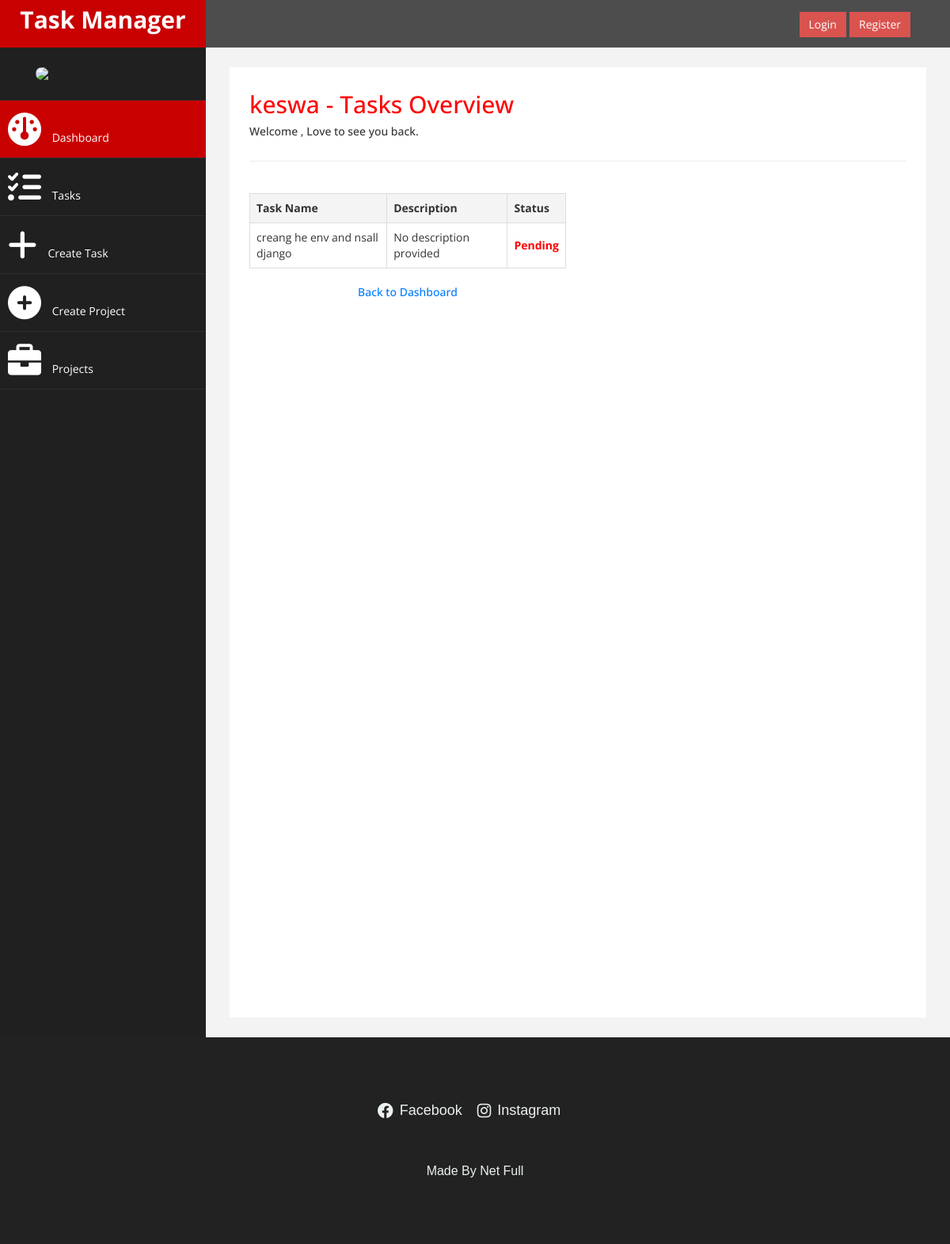
The page /project/2/tasks/ on the database its author committed.
### welcome/models.py (models this page shows, shortened)
class Project(models.Model):
    name = models.CharField(max_length=255)
    created_by = models.ForeignKey(
        CustomUser, on_delete=models.CASCADE, related_name='projects'
    )
    start_date = models.DateField()
    end_date = models.DateField()
    members = models.ManyToManyField(CustomUser, related_name='project_members')

class ProUserTask(models.Model):
    user = models.ForeignKey(CustomUser, on_delete=models.CASCADE)  # Task creator
    task_name = models.CharField(max_length=255)
    project = models.ForeignKey(
        'Project', on_delete=models.CASCADE, null=True, blank=True, related_name='tasks'
    )  # Related name for reverse querying tasks by project
    assigned_to = models.ForeignKey(
        CustomUser, on_delete=models.SET_NULL, null=True, blank=True, related_name='assigned_tasks'
    )  # User to whom the task is assigned
    uploaded_file = models.FileField(upload_to='task_files/', null=True, blank=True)
    created_at = models.DateTimeField(auto_now_add=True)
    is_done = models.BooleanField(default=False)

### welcome/views.py (the view)
# urls.py: path('project/<int:project_id>/tasks/', views.view_project_tasks, name='view_project_tasks'),
def view_project_tasks(request, project_id):
    project = get_object_or_404(Project, id=project_id)
    tasks = project.tasks.all()
    return render(request, 'project_tasks.html', {
        'project': project,
        'tasks': tasks,
    })

### welcome/templates/project_tasks.html (shortened to what this page needs)
{% load static %}
<!DOCTYPE html>
<html xmlns="http://www.w3.org/1999/xhtml">
<head>
    <link href="{% static 'bootstrap.css' %}" rel="stylesheet" />
    <link href="{% static 'font-awesome.css' %}" rel="stylesheet" />
    <link rel="stylesheet" href="https://cdnjs.cloudflare.com/ajax/libs/font-awesome/6.0.0-beta3/css/all.min.css" />
    <link href="{% static 'custom.css' %}" rel="stylesheet" />
</head>
<body>
    <div id="wrapper">
        <nav class="navbar navbar-default navbar-cls-top" role="navigation" style="margin-bottom: 0">
            <div class="navbar-header">
                <a class="navbar-brand" href="{% url 'dashboard' %}">Task Manager</a>
            </div>
            <div style="color: white; padding: 15px 50px 5px 50px; float: right; font-size: 16px;">
                {% if user.is_authenticated %}<a href="/logout" class="btn btn-danger square-btn-adjust">Logout</a>
                {% else %}
                <a href="/login" class="btn btn-danger square-btn-adjust">Login</a>
                <a href="/register" class="btn btn-danger square-btn-adjust">Register</a>
                {% endif %}            </div>
        </nav>
        <nav class="navbar-default navbar-side" role="navigation">
            <div class="sidebar-collapse">
                <ul class="nav" id="main-menu">
                    <li class="text-center">
                        <img src="../static/img/netfull.png" class="user-image img-responsive"/>
					</li>
                    <li>
                        <a class="active-menu" href="{% url 'dashboard' %}"><i class="fa fa-dashboard fa-3x"></i> Dashboard</a>
                    </li>
                    <li>
                        <a href="{% url 'user_tasks_view' %}"><i class="fa fa-tasks fa-3x"></i> Tasks</a>
                    </li>
                    <li>
                        <a href="{% url 'create_task' %}"><i class="fa fa-plus fa-3x"></i> Create Task</a>
                    </li>
                    <li>
                        <a href="{% url 'create_project' %}"><i class="fa fa-plus-circle fa-3x"></i> Create Project</a>
                    </li>
                    <li>
                        <a href="{% url 'user_projects_view' %}"><i class="fa fa-briefcase fa-3x"></i> Projects</a>
                    </li>
                </ul>
            </div>
        </nav>
        <div id="page-wrapper">
            <div id="page-inner">
                <div class="container-fluid">
                    <div class="row">
                        <div class="col-md-12">
                            <h2 class="page-title">{{ project.name }} - Tasks Overview</h2>
                            <h5 class="welcome-message">Welcome {{ user.username }}, Love to see you back.</h5>
                        </div>
                    </div>
                    <hr />
                    <div class="task-manager row">
                        <div class="col-md-6">
                            <div class="task-left">
                                {% if tasks %}
                                <table>
                                    <thead>
                                        <tr>
                                            <th>Task Name</th>
                                            <th>Description</th>
                                            <th>Status</th>
                                        </tr>
                                    </thead>
                                    <tbody>
                                        {% for task in tasks %}
                                            <tr>
                                                <td>{{ task.task_name }}</td>
                                                <td>{{ task.description|default:"No description provided" }}</td>
                                                <td>
                                                    {% if task.is_done %}
                                                        <span class="completed">Completed</span>
                                                    {% else %}
                                                        <span class="pending">Pending</span>
                                                    {% endif %}
                                                </td>
                                            </tr>
                                        {% endfor %}
                                    </tbody>
                                </table>
                            {% else %}
                                <p>No tasks have been added to this project yet.</p>
                            {% endif %}
                                <a href="{% url 'dashboard' %}" class="back-link">Back to Dashboard</a>
                        </div>
                        <div class="col-md-6">
                        </div>
                    </div>
                </div>
            </div>
        </div>
    </div>
<footer>
  <footer>
      <div class="container">
        <div class="row">
          <div class="col-lg-12">
            <ul class="social-icons">
              <li><a href="https://www.facebook.com/profile.php?id=61561751296406"><i class="fab fa-facebook"></i> Facebook</a></li>
              <li><a href="https://www.instagram.com/netfull1/"><i class="fab fa-instagram"></i> Instagram</a></li>
            </ul>
          </div>
          <div class="col-lg-12">
            <div class="copyright-text">
              <p>Made By Net Full</p>
            </div>
          </div>
        </div>
      </div>
    </footer>
</body>
</html>

### welcome/static/custom.css (style rules this page uses)
body { font-family: 'Open Sans', sans-serif; }
#wrapper { width: 100%; background:#202020; }
#page-wrapper { padding: 15px 15px; min-height: 600px; background:#F3F3F3; }
#page-inner { width:100%; margin:10px 20px 10px 0px; background-color:#fff!important; padding:10px; min-height:1200px; }
.text-center { text-align:center; }
h2 { color: #f00; }
.square-btn-adjust { border: 0px solid transparent; -webkit-border-radius: 0px; -moz-border-radius: 0px; border-radius: 0px; }
p { font-size:16px; line-height:25px; padding-top:20px; }
.user-image { margin: 25px auto; -webkit-border-radius: 10px; -moz-border-radius: 10px; border-radius: 10px; max-height:170px; max-width:170px; }
.navbar-cls-top .navbar-brand { color: #fff; background: #C90000; width: 260px; text-align: center; height: 60px; font-size: 30px; font-weight: 700; }
.active-menu { background-color:#C90000!important; }
.sidebar-collapse , .sidebar-collapse .nav { background:none; }
.sidebar-collapse .nav { padding:0; }
.sidebar-collapse .nav > li > a { color:#fff; background:#202020; text-shadow:none; }
.sidebar-collapse > .nav > li > a { padding:15px 10px; }
.sidebar-collapse > .nav > li { border-bottom: 1px solid rgba(107, 108, 109, 0.19); }
.navbar-side { border:none; background-color: #202020; }
.navbar-cls-top { background:#4D4D4D; border-bottom:none; }
.navbar-default { border:0px solid black; }
.navbar-header { background: #A70303; }
.nav > li > a > i { margin-right:10px; }
@media (min-width:768px) { #page-wrapper { margin: 0 0 0 260px; padding: 15px 30px; min-height: 1200px; } }
@media (min-width:768px) { .navbar-side { z-index: 1; position: absolute; width: 260px; } }
@media (min-width:768px) { .navbar { border-radius: 0px; } }

### welcome/templates/project_tasks.html (style rules this page uses)
.back-link { display: block; margin-top: 15px; text-align: center; color: #007bff; font-size: 14px; text-decoration: none; font-weight: 500; }
table { width: 100%; border-collapse: collapse; margin: 20px 0; }
th, td { border: 1px solid #ddd; padding: 8px; text-align: left; }
th { background-color: #f4f4f4; }
.pending { color: red; font-weight: bold; }
footer { background-color: #222; color: #ecf0f1; padding: 40px 0; font-family: Arial, sans-serif; }
footer .container { max-width: 1200px; margin: 0 auto; padding: 0 15px; }
footer .social-icons { list-style: none; padding: 0; text-align: center; margin-bottom: 20px; }
footer .social-icons li { display: inline-block; margin-right: 15px; }
footer .social-icons a { color: #ecf0f1; text-decoration: none; font-size: 18px; transition: color 0.3s ease; display: inline-flex; align-items: center; }
footer .social-icons a i { margin-right: 8px; font-size: 20px; }
footer .copyright-text { text-align: center; font-size: 14px; margin-top: 10px; }
footer .copyright-text p { margin: 0; color: #ecf0f1; }

### rows shown on the page
Project: name "keswa"
ProUserTask: task_name "creang he env and nsall django", description "No description provided", is_done "Pending"
